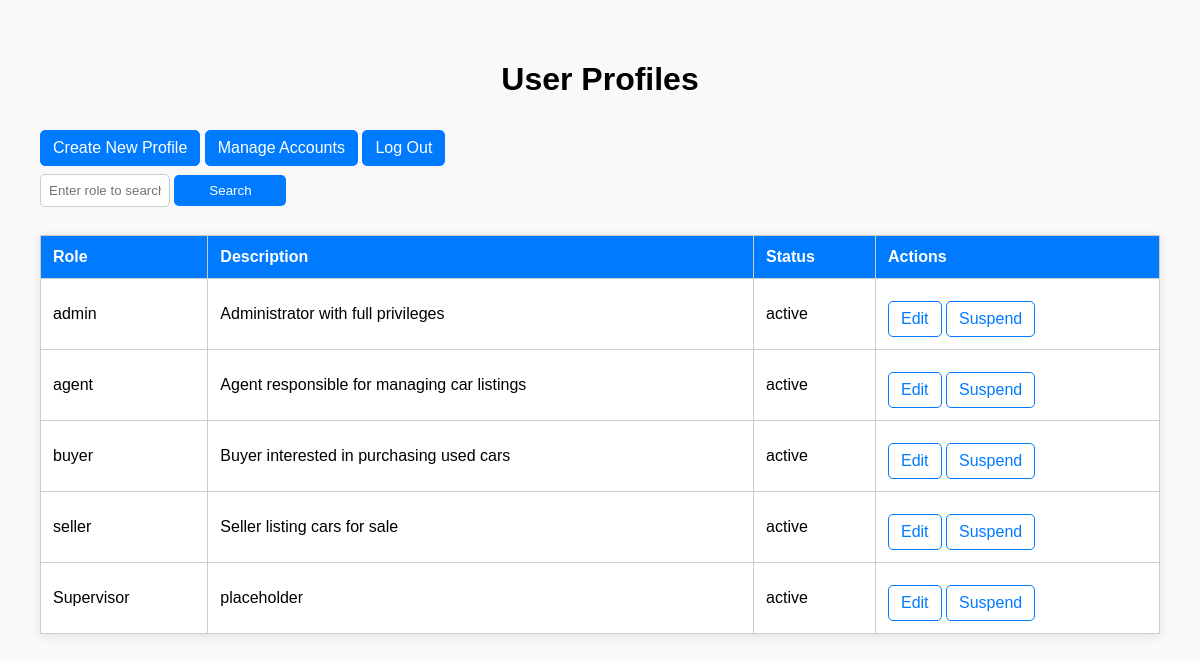
The page /profiles (signed in) on the database as committed earlier.
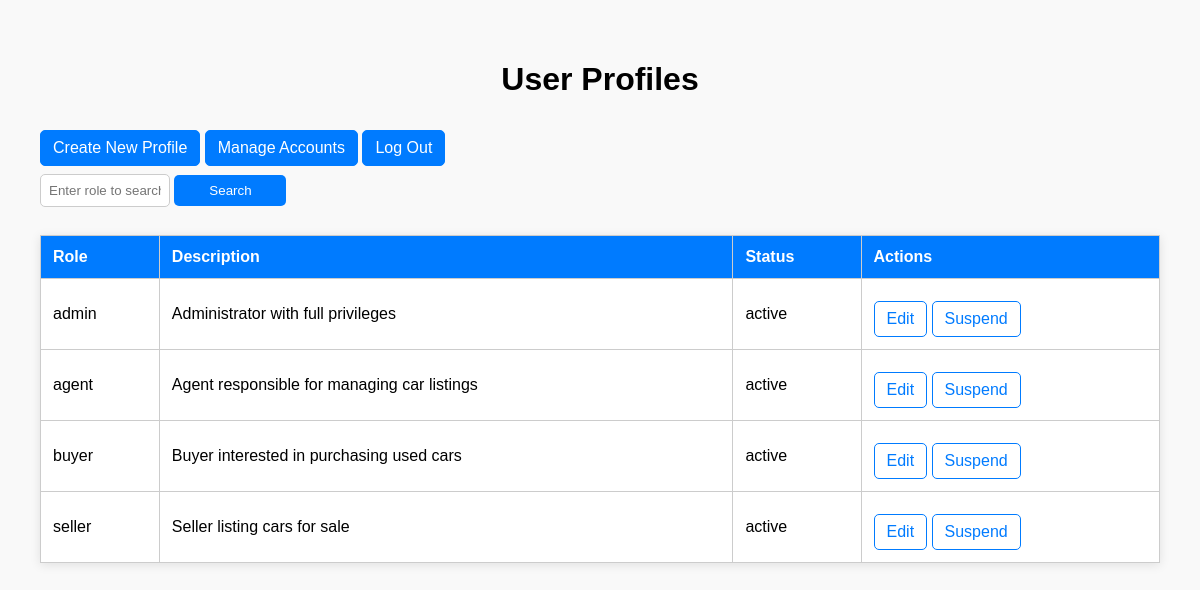
The same page on the database as committed later.
### tables this page shows
CREATE TABLE user_profiles (
        profile_id INTEGER PRIMARY KEY AUTOINCREMENT,
        role TEXT NOT NULL UNIQUE,
        description TEXT NOT NULL,
        status TEXT NOT NULL CHECK(status IN ('active', 'suspended'))
    );

### boundary.py (the view)
@app.route('/profiles')
@admin_required
def view_profiles():
    profiles = view_profile_controller.view_profiles()
    return render_template('profiles.html', profiles=profiles)  # View all user profiles

### base_repository.py (called while the page is built)
    def get_connection(self):
        return sqlite3.connect(self.db_path)

    def fetch_all(self, query, params=()):
        conn = self.get_connection()
        conn.row_factory = sqlite3.Row  # Enables column access by name
        cursor = conn.cursor()
        cursor.execute(query, params)
        results = cursor.fetchall()
        conn.close()
        return results

### boundary.py (called while the page is built)
def admin_required(f):
    @wraps(f)
    def decorated_function(*args, **kwargs):
        if 'user' not in session or session['user']['role'] != 'admin':
            flash('You do not have permission to access this page.')
            return redirect(url_for('login'))  # Redirect to login if not admin
        return f(*args, **kwargs)
    return decorated_function

### user_profile.py (called while the page is built)
    def view_profiles(self):
        query = 'SELECT * FROM user_profiles'
        return self.fetch_all(query)

### user_profile_controller.py (called while the page is built)
    def view_profiles(self):
        return self.user_profile_entity.view_profiles()

### templates/profiles.html (shortened to what this page needs)
<!DOCTYPE html>
<html lang="en">
<head>
</head>
<body>
    <h1>User Profiles</h1>
    <a href="/profiles/new" class="button-link">Create New Profile</a>
    <a href="/accounts" class="button-link">Manage Accounts</a>
    <a href="/logout" class="button-link">Log Out</a>
    <form action="{{ url_for('search_profiles') }}" method="post">
        <input type="text" name="search_term" placeholder="Enter role to search">
        <button type="submit">Search</button>
    </form>
    <table>
        <tr>
            <th>Role</th>
            <th>Description</th>
            <th>Status</th>
            <th>Actions</th>
        </tr>
        {% for profile in profiles %}
        <tr>
            <td>{{ profile['role'] }}</td>
            <td>{{ profile['description']}}</td>
            <td>{{ profile['status'] }}</td>
            <td>
                <a href="/profiles/{{ profile['profile_id'] }}/edit">Edit</a>
                <a href="/profiles/{{ profile['profile_id'] }}/suspend">Suspend</a>
            </td>
        </tr>
        {% else %}
        <tr>
            <td colspan="3">No profiles found.</td>
        </tr>
        {% endfor %}
    </table>
</body>
</html>

### templates/profiles.html (style rules this page uses)
body { font-family: Arial, sans-serif; background-color: #f9f9f9; margin: 0; padding: 40px; }
h1 { text-align: center; }
table { width: 100%; border-collapse: collapse; margin-top: 20px; background-color: #fff; box-shadow: 0 2px 10px rgba(0, 0, 0, 0.1); }
th, td { padding: 12px; border: 1px solid #ccc; text-align: left; }
th { background-color: #007BFF; color: white; }
a { display: inline-block; margin-top: 10px; color: #007BFF; text-decoration: none; padding: 8px 12px; border: 1px solid #007BFF; border-radius: 5px; transition: background-color 0.3s; }
.button-link { padding: 8px 12px; background-color: #007BFF; color: white; text-decoration: none; border-radius: 5px; transition: background-color 0.3s; }
input[type="text"] { width: 10%; padding: 8px; margin: 8px 0; border-radius: 5px; border: 1px solid #ccc; }
button { padding: 8px 15px; background-color: #007BFF; color: white; border: none; border-radius: 5px; cursor: pointer; transition: background-color 0.3s; width: 10%; }

Rows that differ between the two databases and show on the page:
removed user_profiles: role "Supervisor", description "placeholder", status "active"
